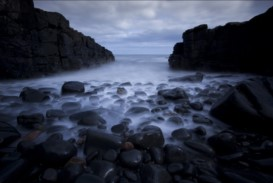
#> input picture Activity#3/image1.jpg, 273 x 183 px
$ python 3.py
#> lines starting #> are read from the running program, lines starting #| are printed output that depends on the picture
# %%
import cv2
import numpy as np
from matplotlib import pyplot as plt
from skimage import exposure
from skimage.exposure import cumulative_distribution
IMG1 = cv2.imread('./image1.jpg')
#> IMG1 is the input picture: shape (183, 273, 3); mean B, G, R 74.5, 57.8, 51.8
IMG2 = cv2.imread('./image2.jpg')
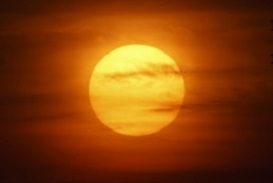
#> input picture Activity#3/image2.jpg, 273 x 183 px
#> IMG2 is the input picture: shape (183, 273, 3); mean B, G, R 10.1, 63.1, 133.6
#IMG3 = cv2.imread('./image3.jpg')
IMG_RGB1 = cv2.cvtColor(IMG1, cv2.COLOR_BGR2RGB)
IMG_RGB2 = cv2.cvtColor(IMG2, cv2.COLOR_BGR2RGB)

def cdf(im):
    c,b = cumulative_distribution(im)
    for i in range(b[0]):
        c = np.insert(c,0,0)
    for i in range(b[-1]+1,256):
        c = np.append(c,1)
    return c


def hist_matching(c,c_t,im):
    b = np.interp(c,c_t,np.arange(256))
    pix_repl = {i:b[i] for i in range(256)}
    mp = np.arange(0,256)
    for (k,v) in pix_repl.items():
        mp[k] = v
    s = im.shape
    im = np.reshape(mp[im.ravel()],im.shape)
    im = np.reshape(im,s)
    return im.astype(np.uint8) #mod


fig,plot = plt.subplots(3,2)
plot[0,0].imshow(IMG_RGB1)
plot[0,0].set_title('Image 1')
plot[0,1].set_title('Hist Original Image')
color = ('r','g','b')
for i,c in enumerate(color):
    hist = cv2.calcHist([IMG1],[i],None,[256],[0,256]) # images, channels, mask, histSize, ranges
    plot[0,1].plot(hist,color = c)


plot[1,0].imshow(IMG_RGB2)
plot[1,0].set_title('Image 2')
plot[1,1].set_title('Hist Image')
color = ('r','g','b')
for i,c in enumerate(color):
    hist = cv2.calcHist([IMG2],[i],None,[256],[0,256]) # images, channels, mask, histSize, ranges
    plot[1,1].plot(hist,color = c)
plot[1,1].set_title('Hist Image')


img_match = np.zeros(IMG_RGB1.shape,dtype=np.uint8)
for i in range(3):
    img_match[:,:,i] = hist_matching(cdf(IMG_RGB1[:,:,i]),cdf(IMG_RGB2[:,:,i]),IMG_RGB1[:,:,i])
#> this loop made 3 passes
#> pass 1, in hist_matching, `im = np.reshape(mp[im.ravel()],im.shape)`:
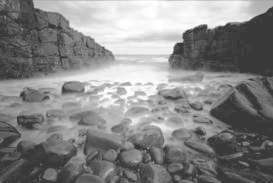
#> im: shape (183, 273) int64; min 56, max 255, mean 134.6
#> pass 2, in hist_matching (call 2), `im = np.reshape(mp[im.ravel()],im.shape)`:
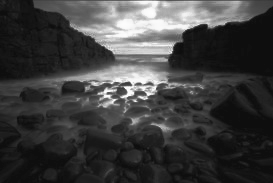
#> im: shape (183, 273) int64; min 14, max 255, mean 62.9
#> pass 3, in hist_matching (call 3), `im = np.reshape(mp[im.ravel()],im.shape)`:
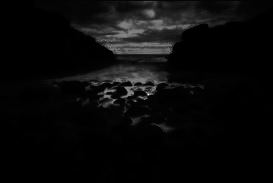
#> im: shape (183, 273) int64; min 0, max 255, mean 9.5
#> after the loop:
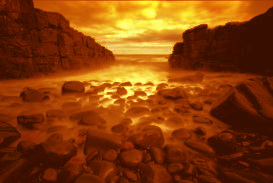
#> img_match: shape (183, 273, 3); mean R, G, B 134.6, 62.9, 9.5
#img_match[:,:,0] = hist_matching(cdf(IMG_RGB1[:,:,0]),cdf(IMG_RGB2[:,:,0]),IMG_RGB1[:,:,0])
#img_match[:,:,1] = hist_matching(cdf(IMG_RGB1[:,:,1]),cdf(IMG_RGB2[:,:,1]),IMG_RGB1[:,:,1])
#img_match[:,:,2] = hist_matching(cdf(IMG_RGB1[:,:,2]),cdf(IMG_RGB2[:,:,2]),IMG_RGB1[:,:,2])

plot[2,0].imshow(img_match)
plot[2,0].set_title('Hist Matching')
plot[2,1].set_title('Hist EQ Image')

for i,c in enumerate(color):
    hist = cv2.calcHist([img_match],[i],None,[256],[0,256]) # images, channels, mask, histSize, ranges
    plot[2,1].plot(hist,color = c)


plt.show()
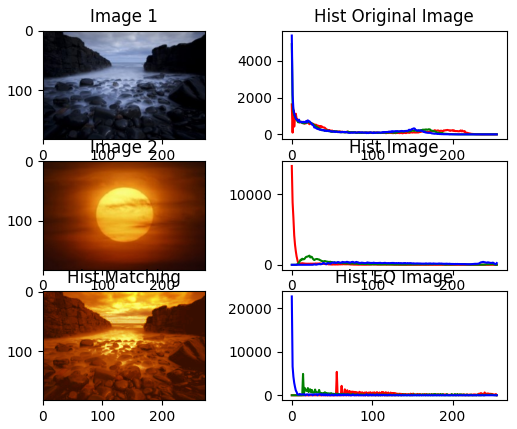
#> figure drawn by matplotlib, 6 panels; panel 2: curve peaks at x = 0, y = 1633; panel 2: curve peaks at x = 0, y = 4909; panel 2: curve peaks at x = 0, y = 5378; panel 4: curve peaks at x = 0, y = 13971
# %%
